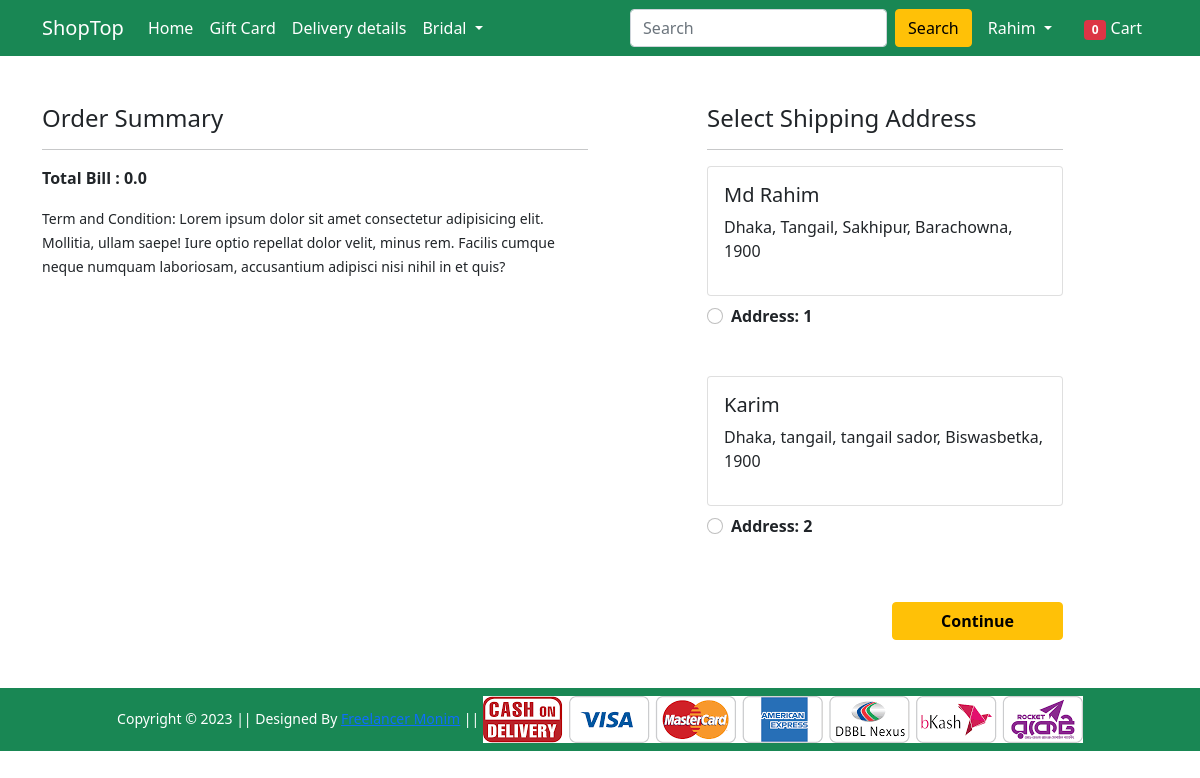
Screenshot of /checkout/ (signed in) with the database file from the repository.
### Shop/models.py (models this page shows, shortened)
class Customer(models.Model):
    user = models.ForeignKey(User, on_delete=models.CASCADE)
    name = models.CharField(max_length=200)
    division = models.CharField(choices=DIVISION_CHOICES, max_length=100)
    district = models.CharField(max_length=200)
    thana = models.CharField(max_length=50)
    villorroad = models.CharField(max_length=50)
    zipcode = models.IntegerField()

### Shop/views.py (the view, shortened to what this page needs)
# urls.py: path('checkout/', views.checkout, name='checkout'),
@login_required
def checkout(request):
 totalitem = 0
 user = request.user
 add = Customer.objects.filter(user=user)
 cart_items = Cart.objects.filter(user=user)
 amount = 0.0
 shipping_amount = 100.0
 totalamount = 0.0
 cart_product = [p for p in Cart.objects.all() if p.user==request.user]
 return render(request, 'Shop/checkout.html',{'add':add, 'totalamount':totalamount, 'cart_items':cart_items,'totalitem': totalitem})

### Shop/templates/Shop/checkout.html (shortened to what this page needs)
{% extends 'Shop/base.html' %}
{% load static %}
{% block main-content %}
<div class="container">
    <div class="row mt-5">
        <div class="col-sm-6">
            <h4>Order Summary</h4>
            <hr>
            <p class="fw-bold"> Total Bill : {{totalamount}}</p>
            <small>Term and Condition: Lorem ipsum dolor sit amet consectetur adipisicing elit. Mollitia, ullam saepe!
                Iure optio repellat dolor velit, minus rem. Facilis cumque neque numquam laboriosam, accusantium
                adipisci nisi nihil in et quis?</small>
        </div>
        <div class="col-sm-4 offset-sm-1">
            <h4>Select Shipping Address</h4>
            <hr>
            <form action="/paymentdone">
                {% for ad in add %}
                <div class="card">
                    <div class="card-body">
                        <h5>{{ad.name}}</h5>
                        <p>{{ad.division}}, {{ad.district}}, {{ad.thana}}, {{ad.villorroad}}, {{ad.zipcode}}</p>
                    </div>
                </div>
                <div class="form-check mt-2 mb-5">
                    <input class="form-check-input" type="radio" name="custid" id="custadd{{forloop.counter}}"value="{{ad.id}}">
                    <label class="form-check-label fw-bold" for="custadd{{forloop.counter}}">
                        Address: {{forloop.counter}} </label>
                </div>
                {% endfor %}
                <div class="text-end">
                    <button type="submit" class="btn btn-warning mt-3 px-5 fw-bold">Continue</button>
                </div>
            </form>
        </div>
    </div>
</div>
{% endblock main-content %}

### Shop/templates/Shop/base.html (shortened to what this page needs)
<!doctype html>
{% load static %}
<html lang="en">
<head>
    <link href="https://cdn.jsdelivr.net/npm/bootstrap@5.0.0-beta1/dist/css/bootstrap.min.css" rel="stylesheet"
>
    <link rel="stylesheet" href="{% static 'Shop/css/owl.carousel.min.css' %}">
    <link rel="stylesheet" href="{% static 'Shop/css/all.min.css' %}">
    <link rel="stylesheet" href="{% static 'Shop/css/style.css' %}">
</head>
<body>
    <nav class="navbar navbar-expand-lg navbar-dark bg-success">
        <div class="container">
            <a class="navbar-brand" href="/">ShopTop</a>
            <div class="collapse navbar-collapse" id="navbarSupportedContent">
                <ul class="navbar-nav me-auto mb-2 mb-lg-0">
                    <li class="nav-item">
                        <a class="nav-link active" aria-current="page" href="/">Home</a>
                    </li>
                    <li class="nav-item">
                        <a class="nav-link active" aria-current="page" href="#">Gift Card</a>
                    </li>
                    <li class="nav-item">
                        <a class="nav-link active" aria-current="page" href="#">Delivery details</a>
                    </li>
                    <li class="nav-item dropdown">
                        <a class="nav-link dropdown-toggle text-white" href="#" id="electronicsDropdown" role="button"
                            data-bs-toggle="dropdown" aria-expanded="false">
                            Bridal
                        </a>
                    </li>
                </ul>
                <form class="d-flex">
                    <input class="form-control me-2" type="search" placeholder="Search" aria-label="Search">
                    <button class="btn btn-warning" type="submit">Search</button>
                </form>
                <div>
                    <ul class="navbar-nav me-auto mb-2 mb-lg-0">
                        {% if request.user.is_authenticated %}
                        <li class="nav-item dropdown mx-2">
                            <a class="nav-link dropdown-toggle text-white" href="#" id="profileDropdown" role="button"
                                data-bs-toggle="dropdown" aria-expanded="false">
                                {{request.user|capfirst}}
                            </a>
                        </li>
                        <li class="nav-item mx-2">
                            <a href="{% url 'showcart' %}" class="nav-link text-white"><span
                                    class="badge bg-danger">{{totalitem}}</span> Cart </a>
                        </li>
                        {% endif %}
                    </ul>
                </div>
            </div>
        </div>
    </nav>
    {% block main-content %} {% endblock main-content %}
    <footer class="container-fluid bg-success text-center p-2 mt-5">
        <small class="text-white">Copyright &copy; 2023 || Designed By <a href="http://wwww.facebook.com/freelancermonim">Freelancer Monim</a> || </small>
        <img src="{% static 'Shop/images/paymentlogo.png' %}" alt="" srcset="" class="img-fluid" height="2px">
    </footer>
</body>
</html>

### rows the page displays
Customer: name "Md Rahim", division "Dhaka", district "Tangail", thana "Sakhipur", villorroad "Barachowna", zipcode "1900"
Customer: name "Karim", division "Dhaka", district "tangail", thana "tangail sador", villorroad "Biswasbetka", zipcode "1900"

### other values shown
{{ request.user|capfirst }} "Rahim"
{{ totalitem }} "0"
{{ totalamount }} "0.0"
